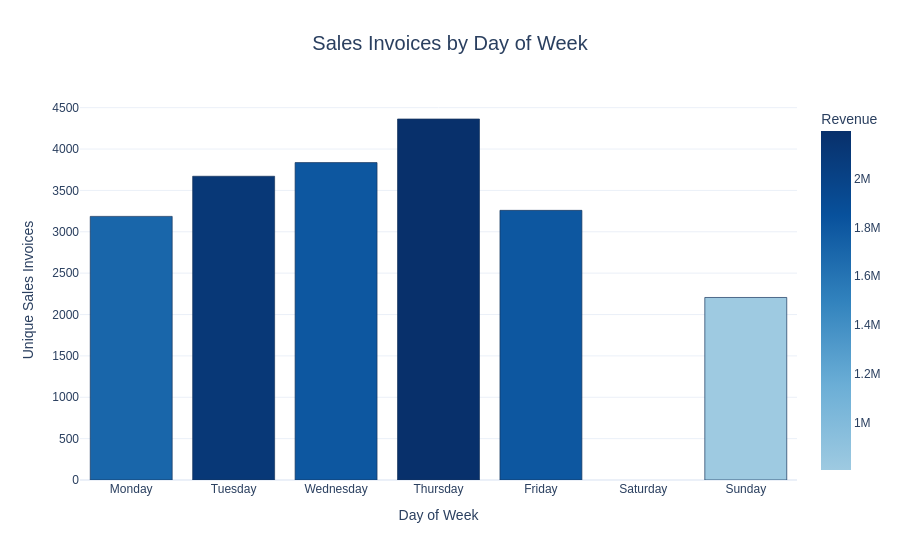

The notebook cell saved with this chart:
### Markdown cell above
### 7.3 Sales by Day of Week

**Business question:** Are there days of the week with more invoices or more revenue than others?

### Code cell
weekday_order = [
    "Monday", "Tuesday", "Wednesday", "Thursday",
    "Friday", "Saturday", "Sunday"
]

weekday_eda = (
    eda_sales.groupby("Day_Name")
    .agg(
        Sales_Invoices=("InvoiceNo", "nunique"),
        Revenue=("TotalLineRevenue", "sum")
    )
    .reindex(weekday_order)
    .reset_index()
)

fig = px.bar(
    weekday_eda,
    x="Day_Name",
    y="Sales_Invoices",
    color="Revenue",
    color_continuous_scale=[
        [0, "#9ECAE1"],
        [0.25, "#6BAED6"],
        [0.5, "#3182BD"],
        [0.75, "#08519C"],
        [1, "#08306B"]
    ],
    hover_data={
        "Revenue": ":,.2f",
        "Sales_Invoices": True
    },
    title="Sales Invoices by Day of Week",
    labels={
        "Day_Name": "Day",
        "Sales_Invoices": "Unique Sales Invoices",
        "Revenue": "Total Revenue"
    },
    template="plotly_white"
)

fig.update_layout(
    title_x=0.5,
    title_font_size=20,
    xaxis_title="Day of Week",
    yaxis_title="Unique Sales Invoices",
    coloraxis_colorbar_title="Revenue",
    font=dict(family="Arial", size=12)
)

fig.update_traces(
    marker_line_color="#17365D",
    marker_line_width=0.7
)

fig.show()

### Figure 1 — Plotly figure (JSON) as saved in the notebook; plotly's stock layout.template omitted (floating-point values rounded to 4 significant figures)
{"data": [{"customdata": [[1702000.0], [2108000.0], [1809000.0], [2195000.0], [1805000.0], [NaN], [805400.0]], "hovertemplate": "Day=%{x}<br>Unique Sales Invoices=%{y}<br>Total Revenue=%{marker.color:,.2f}<extra></extra>", "legendgroup": "", "marker": {"color": [1702000.0, 2108000.0, 1809000.0, 2195000.0, 1805000.0, NaN, 805400.0], "coloraxis": "coloraxis", "line": {"color": "#17365D", "width": 0.7}, "pattern": {"shape": ""}}, "name": "", "orientation": "v", "showlegend": false, "textposition": "auto", "type": "bar", "x": ["Monday", "Tuesday", "Wednesday", "Thursday", "Friday", "Saturday", "Sunday"], "xaxis": "x", "y": [3186.0, 3671.0, 3836.0, 4363.0, 3259.0, NaN, 2206.0], "yaxis": "y"}], "layout": {"barmode": "relative", "coloraxis": {"autocolorscale": false, "colorbar": {"title": {"text": "Revenue"}}, "colorscale": [[0, "#9ECAE1"], [0.25, "#6BAED6"], [0.5, "#3182BD"], [0.75, "#08519C"], [1, "#08306B"]]}, "font": {"family": "Arial", "size": 12}, "legend": {"tracegroupgap": 0}, "title": {"font": {"size": 20}, "text": "Sales Invoices by Day of Week", "x": 0.5}, "xaxis": {"anchor": "y", "domain": [0, 1], "title": {"text": "Day of Week"}}, "yaxis": {"anchor": "x", "domain": [0, 1], "title": {"text": "Unique Sales Invoices"}}}}
